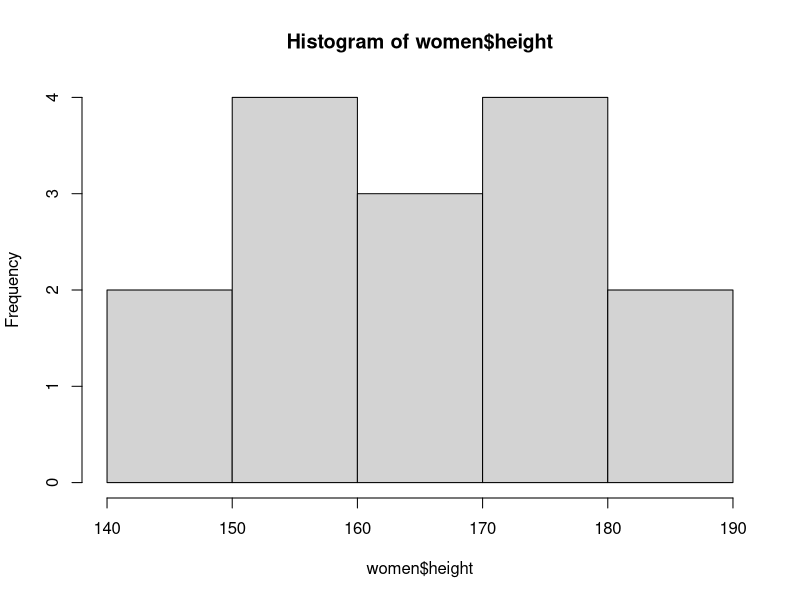

The R script that drew this image: (Note: this script raises an error after producing the figure.)
##母平均の推定

# データ読み込み
#単位変換：インチからセンチメートル、ポンドからキログラム
data("women")
women$height <- round(women$height / 0.39370,1)
n <- length(women$height)
mean <- mean(women$height)
sd <- sd(women$height)
hist(women$height)
n
mean
sd

# 点推定
xbar <- mean
xbar
# 区間推定、母分散未知かつn=15だからt分布を使う
#sdは不偏分散だから信頼区間の式はn-1ではなくn
cf <- 0.95
df <- n-1
cftile <- qt(cf+(1-cf)/2,df)
c(xbar - cftile * sd / sqrt(n),xbar + cftile * sd / sqrt(n))

#１コマンドで（t検定）
t.test(data)

#正規分布でやってみる（母分散は仮数値として不偏分散）
cftile <- qnorm(cf+(1-cf)/2)
c(xbar - cftile * sd / sqrt(n),xbar + cftile * sd / sqrt(n))


##母比率の推定
#データ仮定：TV視聴率20%（900世帯）
n <- 900
p <- 0.2
x <- n * p
x

#区間推定
cf <- 0.95
cftile <- qnorm(cf+(1-cf)/2)
cftile
c(p - cftile * sqrt((p*(1-p)/n)),p + cftile * sqrt((p*(1-p)/n)))

#１コマンドで（２項検定）
binom.test(x,n)


##母分散の推定
#データの取得
data("women")
women$height <- round(women$height / 0.39370,1)
n <- length(women$height)
var <- var(women$height)
n
var

#区間推定
cf <- 0.95
cftile1 <- qchisq(cf+(1-cf)/2,n-1)
cftile2 <- qchisq((1-cf)/2,n-1)
cftile1
cftile2
c(n * var / cftile1,n * var / cftile2)
sqrt(c(n * var / cftile2,n * var / cftile1))
sqrt(var)


##母相関係数の推定
#データの取得
#データ読み込み
#単位変換：インチからセンチメートル、ポンドからキログラム
data("women")
women$height <- round(women$height / 0.39370,1)
women$weight <- round(women$weight / 2.2046,1)

plot(women$height,women$weight)
r <- cor(women$height,women$weight, method="pearson")
r
n <- length(women$height)
n

#区間推定
#Fisherのz変換
fisher <- function(x){
  log((1+x)/(1-x))/2
}
#z変換の逆変換
ifisher <- function(x){
  (exp(2*x)-1)/(exp(2*x)+1)
}

zr <- fisher(r)
cf <- 0.95
cftile <- qnorm(cf+(1-cf)/2)
cftile
zl <- zr - cftile / sqrt(n-3)
zu <- zr + cftile / sqrt(n-3)
c(ifisher(zl),ifisher(zu))

#１コマンドで（無相関の検定）
cor.test(women$height,women$weight)
